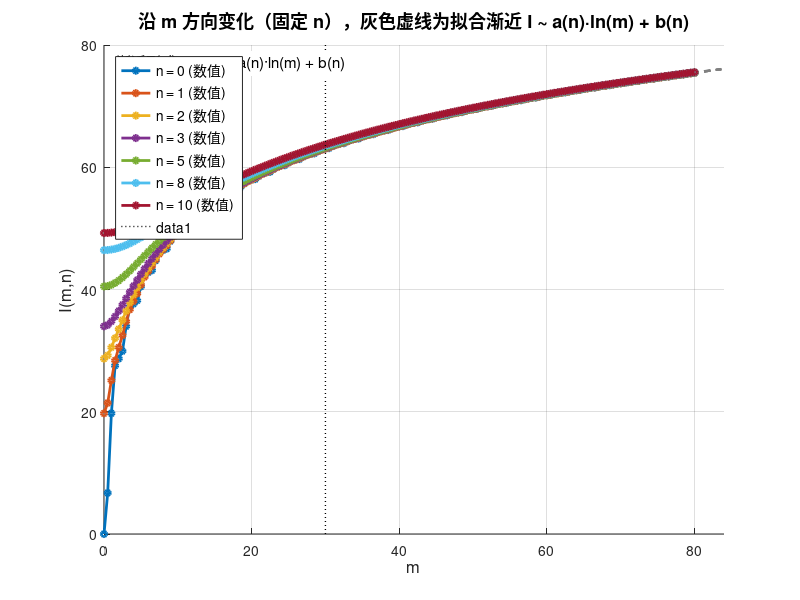
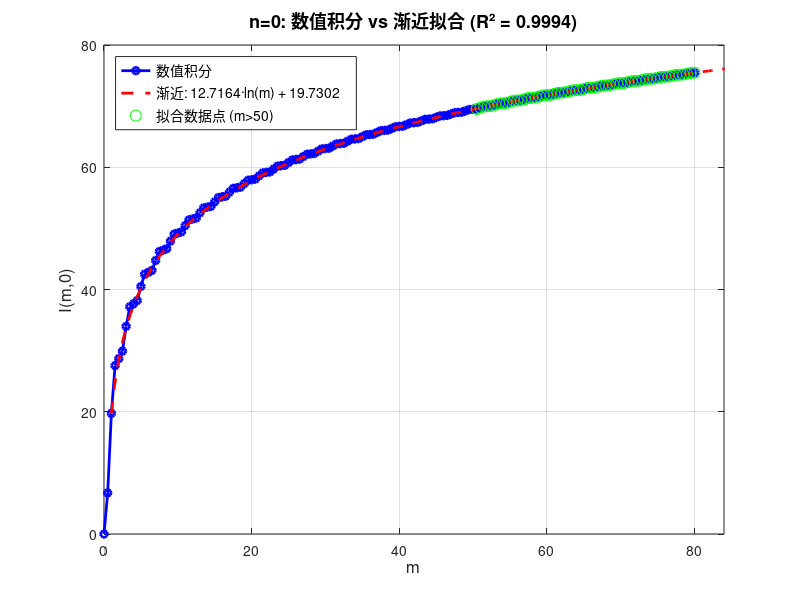
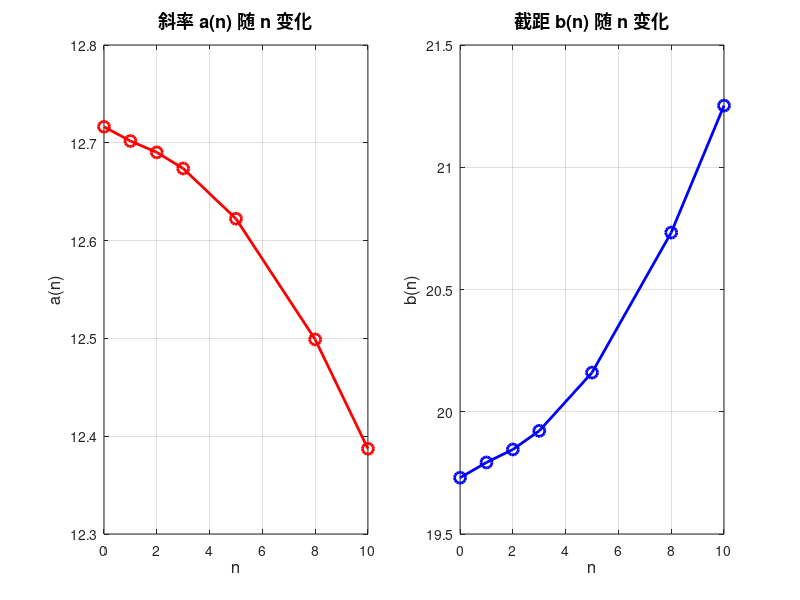

Here is the MATLAB script that generated these plots, in order: (Note: this script raises an error after producing the figures.)
% 计算二重积分 I(m,n) 并绘制沿m方向的子图（含数值拟合渐近背景）
% I(m,n) = ∫∫_Ω [1 - cos(mω₁ + nω₂)] / [2 - (cosω₁ + cosω₂)] dω₁ dω₂
% 渐近行为（m→∞）: I(m,n) ~ a(n)·ln(m) + b(n)

clear; clc; close all;

%% 1. 参数设置
m_vals = 0:0.5:80;        % m 取值范围
n_fixed = [0, 1, 2, 3, 5, 8, 10];   % 固定的 n 值
N_quad = 300;             % 积分网格精度

% 积分网格
omega1 = linspace(-pi, pi, N_quad);
omega2 = linspace(-pi, pi, N_quad);
[dW1, dW2] = meshgrid(omega1, omega2);

% 被积函数分母
denom = 2 - (cos(dW1) + cos(dW2));
denom(abs(denom) < 1e-12) = 1e-12;

%% 2. 数值计算 I(m,n)
colors = lines(length(n_fixed));
I_results = cell(length(n_fixed), 1);

fprintf('开始数值计算...\n');
for ni = 1:length(n_fixed)
    n = n_fixed(ni);
    I_vals = zeros(size(m_vals));
    
    for mi = 1:length(m_vals)
        m = m_vals(mi);
        if m == 0
            numerator = 1 - cos(n * dW2);
        else
            numerator = 1 - cos(m * dW1 + n * dW2);
        end
        integrand = numerator ./ denom;
        I_vals(mi) = trapz(omega2, trapz(omega1, integrand, 1));
    end
    
    I_results{ni} = I_vals;
    fprintf('n = %d 完成\n', n);
end

%% 3. 拟合渐近系数（用大m区域）
% 拟合形式: I(m,n) = a(n) * ln(m) + b(n)
fit_a = zeros(size(n_fixed));
fit_b = zeros(size(n_fixed));
fit_r2 = zeros(size(n_fixed));

fprintf('\n拟合渐近系数（m > 50）:\n');
fprintf('n\ta\t\tb\t\tR²\n');

for ni = 1:length(n_fixed)
    n = n_fixed(ni);
    
    % 取大m区域的数据
    idx_fit = m_vals > 50;
    m_fit = m_vals(idx_fit);
    I_fit = I_results{ni}(idx_fit);
    
    if length(m_fit) > 3
        % 线性拟合: I = a * ln(m) + b
        X = [log(m_fit)', ones(length(m_fit), 1)];
        coef = X \ I_fit';
        fit_a(ni) = coef(1);
        fit_b(ni) = coef(2);
        
        % 计算R²
        I_pred = X * coef;
        SS_res = sum((I_fit' - I_pred).^2);
        SS_tot = sum((I_fit' - mean(I_fit')).^2);
        fit_r2(ni) = 1 - SS_res / SS_tot;
        
        fprintf('%d\t%.4f\t\t%.4f\t\t%.4f\n', n, fit_a(ni), fit_b(ni), fit_r2(ni));
    end
end

%% 4. 绘制主图：数值曲线 + 拟合渐近背景
figure('Name', '沿m方向子图（含渐近背景）', 'Position', [100, 100, 1100, 700]);
hold on;

% 4.1 绘制拟合渐近线作为背景（灰色虚线，只在大m区域）
m_asym_start = 30;  % 从m=30开始显示渐近线
m_asym = linspace(m_asym_start, max(m_vals)*1.1, 200);

for ni = 1:length(n_fixed)
    if fit_r2(ni) > 0.99  % 只显示拟合好的
        I_asym = fit_a(ni) * log(m_asym) + fit_b(ni);
        plot(m_asym, I_asym, '--', 'Color', [0.5 0.5 0.5], 'LineWidth', 1.5, ...
            'HandleVisibility', 'off');
    end
end

% 4.2 绘制数值曲线（彩色实线+标记）
for ni = 1:length(n_fixed)
    plot(m_vals, I_results{ni}, 'o-', 'LineWidth', 2, 'Color', colors(ni,:), ...
        'MarkerSize', 4, 'DisplayName', sprintf('n = %d (数值)', n_fixed(ni)));
end

xlabel('m', 'FontSize', 12);
ylabel('I(m,n)', 'FontSize', 12);
title('沿 m 方向变化（固定 n），灰色虚线为拟合渐近 I ~ a(n)·ln(m) + b(n)', 'FontSize', 13);
legend('Location', 'northwest', 'FontSize', 10);
grid on;
xlim([0, max(m_vals)*1.05]);

% 添加文字说明
text(0.02, 0.98, '渐近形式: I(m,n) ~ a(n)·ln(m) + b(n)', ...
    'Units', 'normalized', 'FontSize', 11, 'BackgroundColor', 'w', ...
    'VerticalAlignment', 'top');

% 添加竖线标记渐近区域的起始位置
ylim_current = ylim;
line([m_asym_start, m_asym_start], ylim_current, 'Color', 'k', 'LineStyle', ':', 'LineWidth', 1);
text(m_asym_start, ylim_current(2)*0.95, '渐近区域', ...
    'HorizontalAlignment', 'center', 'FontSize', 9, 'BackgroundColor', 'w');

hold off;

%% 5. 单独子图：n=0 时的详细对比
figure('Name', 'n=0 详细对比', 'Position', [150, 150, 900, 600]);

% 找到 n=0 的数据
idx_n0 = find(n_fixed == 0);
if ~isempty(idx_n0)
    I_n0 = I_results{idx_n0};
    
    % 数值曲线
    plot(m_vals, I_n0, 'b-o', 'LineWidth', 2, 'MarkerSize', 5, ...
        'DisplayName', '数值积分');
    hold on;
    
    % 拟合渐近线（全范围）
    m_all = linspace(1, max(m_vals)*1.1, 200);
    I_asym_all = fit_a(idx_n0) * log(m_all) + fit_b(idx_n0);
    plot(m_all, I_asym_all, 'r--', 'LineWidth', 2, ...
        'DisplayName', sprintf('渐近: %.4f·ln(m) + %.4f', fit_a(idx_n0), fit_b(idx_n0)));
    
    % 标记拟合区域
    idx_fit = m_vals > 50;
    plot(m_vals(idx_fit), I_n0(idx_fit), 'go', 'MarkerSize', 8, ...
        'DisplayName', '拟合数据点 (m>50)');
    
    xlabel('m', 'FontSize', 12);
    ylabel('I(m,0)', 'FontSize', 12);
    title(sprintf('n=0: 数值积分 vs 渐近拟合 (R² = %.4f)', fit_r2(idx_n0)), 'FontSize', 13);
    legend('Location', 'northwest', 'FontSize', 10);
    grid on;
    xlim([0, max(m_vals)*1.05]);
    hold off;
end

%% 6. 绘制斜率 a(n) 和截距 b(n) 随 n 的变化
figure('Name', '渐近系数随n变化', 'Position', [200, 200, 1100, 400]);

subplot(1, 2, 1);
plot(n_fixed, fit_a, 'ro-', 'LineWidth', 2, 'MarkerSize', 8);
xlabel('n', 'FontSize', 12);
ylabel('a(n)', 'FontSize', 12);
title('斜率 a(n) 随 n 变化', 'FontSize', 13);
grid on;

subplot(1, 2, 2);
plot(n_fixed, fit_b, 'bo-', 'LineWidth', 2, 'MarkerSize', 8);
xlabel('n', 'FontSize', 12);
ylabel('b(n)', 'FontSize', 12);
title('截距 b(n) 随 n 变化', 'FontSize', 13);
grid on;

%% 7. 验证：I(m,n) - b(n) 与 ln(m) 的关系
figure('Name', '验证ln(m)关系', 'Position', [250, 250, 1100, 700]);
hold on;

for ni = 1:length(n_fixed)
    n = n_fixed(ni);
    idx_positive = m_vals > 1;
    m_plot = m_vals(idx_positive);
    I_plot = I_results{ni}(idx_positive);
    
    % I - b 应该与 ln(m) 成正比
    I_minus_b = I_plot - fit_b(ni);
    
    plot(m_plot, I_minus_b, 'o-', 'LineWidth', 1.5, 'Color', colors(ni,:), ...
        'DisplayName', sprintf('n = %d', n));
end

xlabel('m', 'FontSize', 12);
ylabel('I(m,n) - b(n)', 'FontSize', 12);
title('验证: I - b(n) 应与 ln(m) 成正比', 'FontSize', 13);
legend('Location', 'northwest', 'FontSize', 10);
grid on;
set(gca, 'XScale', 'log');

% 添加参考线 (ln(m) 的斜率)
m_ref = [10, max(m_vals)];
ln_ref = log(m_ref);
for ni = 1:length(n_fixed)
    plot(m_ref, fit_a(ni) * ln_ref, '--', 'Color', colors(ni,:), ...
        'LineWidth', 1, 'HandleVisibility', 'off');
end

hold off;

%% 8. 输出最终结果
fprintf('\n最终渐近系数:\n');
fprintf('n\ta(n)\t\tb(n)\t\tR²\n');
for ni = 1:length(n_fixed)
    fprintf('%d\t%.4f\t\t%.4f\t\t%.4f\n', ...
        n_fixed(ni), fit_a(ni), fit_b(ni), fit_r2(ni));
end

fprintf('\n结论: I(m,n) ~ a(n)·ln(m) + b(n), m→∞\n');
fprintf('其中 a(n) ≈ %.4f - %.4f·n (近似线性)\n', ...
    fit_a(1), (fit_a(1)-fit_a(end))/n_fixed(end));
